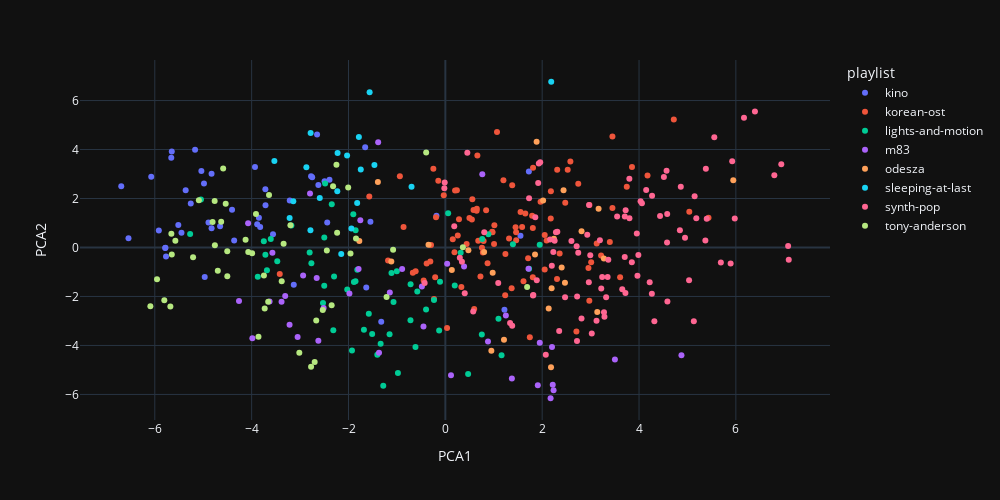

The notebook cell this image was saved under:
### Code cell
import plotly.express as px
px.scatter(
    pca_results,
    x='PCA1',
    y='PCA2',
    template='plotly_dark',
    hover_data=['song_name', 'artist'],
    color='playlist',
    height=500,
    width=1000
).show()

### Figure 1 — Plotly figure (JSON) as saved in the notebook; plotly's stock layout.template omitted (floating-point values rounded to 4 significant figures; data arrays with more than 128 entries replaced by an {"elided": "..."} marker saying what was removed)
{"data": [{"customdata": [["Ivan Sings", "Aram Khachaturian"], ["Prélude in E Minor, Op. 28, No. 4", "Frédéric Chopin"], ["Above the Trees", "Kino"], ["All", "Kino"], ["Anew", "Kino"], ["As a Cloud", "Kino"], ["Away", "Kino"], ["Bloom", "Kino"], ["Charleston", "Kino"], ["Donau", "Kino"], ["Each and Every (Ambient Mix)", "Kino"], ["Each and Every (Piano)", "Kino"], ["Each and Every", "Kino"], ["Erlöst  Redeemed", "Kino"], ["Gathering", "Kino"], ["God Bless Us, Every One", "Kino"], ["Hearth", "Kino"], ["Hēo", "Kino"], ["In Earnest", "Kino"], ["Leinwand (Piano)", "Kino"], ["Leinwand", "Kino"], ["Lightly Tread", "Kino"], ["Lone", "Kino"], ["Many Colors", "Kino"], ["Merrily, Merrily", "Kino"], ["O Tannenbaum", "Kino"], ["Presidio", "Kino"], ["Rambuteau", "Kino"], ["Seafarer's Quartet", "Kino"], ["Seems", "Kino"], ["Silent Night", "Kino"], ["Silver Lake", "Kino"], ["St John's", "Kino"], ["Sunshine - Original", "Kino"], ["Swell", "Kino"], ["The Holly and the Ivy", "Kino"], ["The Weight Unbearable (Piano)", "Kino"], ["The Weight Unbearable", "Kino"], ["Till", "Kino"], ["Trio in E-flat Minor", "Kino"], ["Under", "Kino"], ["Water Lilies", "Kino"], ["Wide Awake", "Kino"], ["Willeth", "Kino"], ["Wolden", "Kino"], ["Yule", "Kino"], ["Piano Sonata No. 14 in C-Sharp Minor, Op. 27 No. 2 “Moonlight”- I. Adagio sostenuto", "Ludwig van Beethoven"]], "hovertemplate": "playlist=kino<br>PCA1=%{x}<br>PCA2=%{y}<br>song_name=%{customdata[0]}<br>artist=%{customdata[1]}<extra></extra>", "legendgroup": "kino", "marker": {"color": "#636efa", "symbol": "circle"}, "mode": "markers", "name": "kino", "orientation": "v", "showlegend": true, "x": [-4.891, -5.449, -2.439, -3.559, -3.714, -5.515, -3.885, -2.75, -3.85, -1.633, -6.074, -5.038, -2.494, 1.552, -1.324, -3.717, -5.168, -5.917, -3.824, -5.257, -4.405, -3.931, -5.785, -1.547, -2.649, -4.828, -4.652, -5.66, -3.213, -5.781, -4.984, -2.393, -0.1834, 1.221, 1.725, -1.656, -6.693, -5.363, -4.969, -2.773, -6.544, -5.65, -2.622, -4.828, -3.13, -4.361, -5.769], "xaxis": "x", "y": [1.026, 0.598, 1.018, 0.5435, 1.721, 0.9146, 0.9526, 2.865, 1.21, -1.632, 2.893, 3.122, 2.704, 0.4816, -3.036, 2.375, 3.991, 0.6914, 0.8355, 1.801, 1.537, 3.283, -0.02364, 1.049, 4.613, 3.01, 0.8638, 3.664, 1.917, -0.01248, 2.609, 2.764, 1.293, -2.539, 3.1, 4.09, 2.499, 2.338, -1.2, 2.91, 0.3749, 3.923, 2.549, 0.7813, -1.517, 0.2825, -0.3635], "yaxis": "y", "type": "scatter"}, {"customdata": {"elided": "95x2 str values"}, "hovertemplate": "playlist=korean-ost<br>PCA1=%{x}<br>PCA2=%{y}<br>song_name=%{customdata[0]}<br>artist=%{customdata[1]}<extra></extra>", "legendgroup": "korean-ost", "marker": {"color": "#EF553B", "symbol": "circle"}, "mode": "markers", "name": "korean-ost", "orientation": "v", "showlegend": true, "x": [1.71, 1.807, 2.18, 0.2383, 0.201, 2.31, 0.2819, 0.6618, 1.2, 1.586, 0.6802, 1.012, 2.36, -1.571, 0.2567, 1.967, 0.5478, 1.792, 2.476, 0.5822, 2.527, 1.236, 1.241, 1.316, 1.067, 0.4973, 0.9669, -0.8632, -0.1924, -0.2473, -0.1453, 2.051, 3.126, 1.811, 3.747, 0.4398, 3.217, 1.463, 2.177, 1.451, 2.582, -0.2345, -0.21, 2.306, -0.613, -0.0328, 1.369, 2.974, 3.397, -0.3857, 1.614, 0.6456, 3.609, 1.651, 2.976, 2.092, 3.854, -3.419, 3.451, 0.5576, 5.435, 3.012, -0.4479, 0.1531, 0.7562, 4.718, 3.451, 5.038, 0.03556, -0.3104, 0.5959, -0.9392, 0.1886, 0.3311, 0.7252, 1.462, 1.553, 2.745, 0.8423, 1.745, 1.381, 0.791, 1.806, 0.6503, 4.175, 2.707, 0.7755, 2.955, 0.9748, -0.2954, -0.6712, -1.183, 1.006, 0.8722, 2.052], "xaxis": "x", "y": [-0.4408, 0.7928, 2.3, 2.342, 2.323, 3.17, 1.155, 3.755, 2.75, 0.8326, 0.2767, 0.9039, -0.2421, 2.082, 0.4918, 1.868, 1.142, 1.297, 1.827, 1.529, 3.172, -1.954, -0.2658, 0.3668, 4.716, 1.204, 0.6415, 0.8332, 1.24, 3.218, 2.721, -0.9034, 0.1601, 3.255, 2.479, 0.1406, -0.3236, 0.2971, 1.183, 0.822, 3.512, -2.1, -1.217, -1.29, -0.9687, 2.138, -1.659, -2.179, 0.2202, -0.6536, -1.373, 1.505, -1.22, 1.386, 1.732, 0.281, 3.289, -1.085, 1.617, 1.968, 1.214, -0.6055, -1.343, 0.3326, -0.01051, 5.226, 4.53, 1.457, -3.287, -0.5737, -2.512, 2.91, -0.1915, -1.618, -1.186, 0.6224, 1.447, 2.599, 1.518, -3.667, 2.545, 0.2636, -1.22, 1.579, 2.941, -3.428, -0.2042, -0.8364, 0.6227, 0.1018, -1.033, -0.5325, 0.1426, -0.6445, 0.5057], "yaxis": "y", "type": "scatter"}, {"customdata": [["A Speck of Light - Reimagined", "Lights & Motion"], ["A Speck of Light", "Lights & Motion"], ["All the Way", "Lights & Motion"], ["Anamorphic", "Lights & Motion"], ["Anchor", "Lights & Motion"], ["Anomaly", "Lights & Motion"], ["Antlers", "Lights & Motion"], ["Arms Wide Open", "Lights & Motion"], ["As the World Goes Away", "Lights & Motion"], ["As They Sleep", "Lights & Motion"], ["Aurora", "Lights & Motion"], ["Deafening Silence", "Lights & Motion"], ["DNA", "Lights & Motion"], ["Equals", "Lights & Motion"], ["Everest", "Lights & Motion"], ["Exhale", "Lights & Motion"], ["Feathers", "Lights & Motion"], ["Fireflies", "Lights & Motion"], ["From Dust", "Lights & Motion"], ["Glistening - Reimagined", "Lights & Motion"], ["Glistening", "Lights & Motion"], ["Glow", "Lights & Motion"], ["I See You (feat. Frida Sundemo)", "Lights & Motion"], ["I See You - Reimagined (feat. Frida Sundemo)", "Lights & Motion"], ["Lucid Dreaming", "Lights & Motion"], ["Northern Lights", "Lights & Motion"], ["Pandora", "Lights & Motion"], ["Panic Attack", "Lights & Motion"], ["Paper Wings", "Lights & Motion"], ["Parachutes", "Lights & Motion"], ["Particle Storm", "Lights & Motion"], ["Perfect Symmetry", "Lights & Motion"], ["Phoenix", "Lights & Motion"], ["Reanimation - Revisited 10th Anniversary Edition", "Lights & Motion"], ["Reborn", "Lights & Motion"], ["Separated Hearts - Reimagined", "Lights & Motion"], ["Separated Hearts", "Lights & Motion"], ["Silver Lining", "Lights & Motion"], ["Sleeping Giant", "Lights & Motion"], ["Sypher", "Lights & Motion"], ["The First Day", "Lights & Motion"], ["The Great Wide Open - Reimagined", "Lights & Motion"], ["The Great Wide Open", "Lights & Motion"], ["The Moments Before", "Lights & Motion"], ["The Spectacular Quiet", "Lights & Motion"], ["The World I Remember", "Lights & Motion"], ["This Explosion Within", "Lights & Motion"], ["Touching Sky", "Lights & Motion"], ["We Only Have Forever", "Lights & Motion"], ["When Everything Is Falling", "Lights & Motion"], ["Wilderness", "Lights & Motion"], ["Winter Solstice", "Lights & Motion"], ["Wolves (feat. Johan Hasselblom)", "Lights & Motion"], ["Wolves - Reimagined (feat. Johan Hasselblom)", "Lights & Motion"], ["Woven", "Lights & Motion"], ["Year Zero", "Lights & Motion"]], "hovertemplate": "playlist=lights-and-motion<br>PCA1=%{x}<br>PCA2=%{y}<br>song_name=%{customdata[0]}<br>artist=%{customdata[1]}<extra></extra>", "legendgroup": "lights-and-motion", "marker": {"color": "#00cc96", "symbol": "circle"}, "mode": "markers", "name": "lights-and-motion", "orientation": "v", "showlegend": true, "x": [-3.716, 0.7604, -2.026, -3.18, -1.152, -2.346, -0.3978, 0.4707, 1.949, -3.605, -1.855, -1.112, -1.511, -2.766, -2.501, -0.1101, -0.7177, 0.8901, -0.7202, -1.901, 0.05796, -3.749, 0.3171, 1.396, -2.5, -5.271, 1.161, -0.9792, -5.047, 0.1943, 1.73, -2.802, -1.07, 0.7536, -0.2344, -2.482, -1.853, -1.888, -0.5793, -0.6168, -3.873, -3.684, -1.818, -2.314, -2.298, -1.336, 1.098, -0.1278, -1.282, -2.527, -1.928, -3.471, -1.405, -1.002, -1.581, -1.681], "xaxis": "x", "y": [-0.2947, 0.3427, -1.715, 0.8952, -3.538, 1.766, -2.529, -5.163, 0.1167, 0.3446, -1.38, -1.042, -3.529, -0.6433, -1.567, -1.403, -1.499, 0.5403, -2.967, 1.353, 1.402, 0.2502, -0.2104, 0.1346, 0.4079, 0.5493, -4.395, -5.121, 1.956, -1.554, -0.8702, -0.203, -2.229, -3.553, -2.145, 2.615, 0.703, -1.405, -1.793, -4.063, -1.191, -0.9301, -0.9066, -3.377, -1.181, -3.933, -2.913, -3.386, -5.645, -2.269, -4.204, -0.5566, -4.379, -0.9668, -2.705, -3.359], "yaxis": "y", "type": "scatter"}, {"customdata": [["Another Wave from You", "M83"], ["Claudia Lewis", "M83"], ["Echoes of Mine", "M83"], ["Fountains", "M83"], ["Intro", "M83"], ["Klaus I Love You", "M83"], ["Midnight City", "M83"], ["My Tears Are Becoming a Sea", "M83"], ["New Map", "M83"], ["Ok Pal", "M83"], ["Outro", "M83"], ["Raconte-moi une histoire", "M83"], ["Reunion", "M83"], ["Soon, My Friend", "M83"], ["Splendor", "M83"], ["Steve Mcqueen", "M83"], ["This Bright Flash", "M83"], ["Train to Pluton", "M83"], ["Wait", "M83"], ["When Will You Come Home", "M83"], ["Where the Boats Go", "M83"], ["Year One, One Ufo", "M83"], ["Ashes of Our Fathers", "M83"], ["Canyon Battle", "M83"], ["Earth 2077", "M83"], ["Fearful Odds", "M83"], ["I'm Sending You Away", "M83"], ["Jack's Dream", "M83"], ["Losing Control", "M83"], ["Odyssey Rescue", "M83"], ["Radiation Zone", "M83"], ["Raven Rock", "M83"], ["StarWaves", "M83"], ["Tech 49", "M83"], ["Temples of Our Gods", "M83"], ["Undimmed by Time, Unbound by Death", "M83"], ["Waking Up", "M83"], ["You Can't Save Her", "M83"], ["Oblivion", "M83"]], "hovertemplate": "playlist=m83<br>PCA1=%{x}<br>PCA2=%{y}<br>song_name=%{customdata[0]}<br>artist=%{customdata[1]}<extra></extra>", "legendgroup": "m83", "marker": {"color": "#ab63fa", "symbol": "circle"}, "mode": "markers", "name": "m83", "orientation": "v", "showlegend": true, "x": [0.7633, 4.876, 1.25, -0.8923, 1.374, 0.117, 2.203, 0.03759, 1.95, 3.502, 1.717, 0.8806, 2.218, 0.3866, -1.756, 1.91, 2.174, -3.307, -0.4849, -1.387, -1.981, 2.235, -3.217, -2.623, -1.369, -3.051, -2.937, -4.073, -2.514, -2.657, -1.147, -3.571, -1.792, -3.383, -4.261, -2.795, -3.985, -3.63, -0.4514], "xaxis": "x", "y": [2.995, -4.395, -2.773, -0.8772, -5.345, -5.218, -4.068, -0.6652, -3.891, -4.573, -0.864, -3.836, -5.6, -0.7769, 1.112, -5.621, -6.155, -1.985, -1.592, 4.295, -1.873, -5.833, -3.153, -3.809, -4.295, -3.65, -1.142, 0.9879, -2.473, -1.248, -1.841, -0.2149, -0.8811, -2.212, -2.185, 2.202, -3.704, -2.202, -3.227], "yaxis": "y", "type": "scatter"}, {"customdata": [["A Moment Apart", "ODESZA"], ["Across The Room (feat. Leon Bridges)", "ODESZA"], ["Boy", "ODESZA"], ["Corners Of The Earth (feat. RY X)", "ODESZA"], ["Divide (feat. Kelsey Bulkin)", "ODESZA"], ["Everything At Your Feet (feat. The Chamanas)", "ODESZA"], ["Falls (feat. Sasha Alex Sloan)", "ODESZA"], ["Falls (Reprise) (feat. Sasha Alex Sloan)", "ODESZA"], ["Falls (Reprise) - Instrumental", "ODESZA"], ["Higher Ground (feat. Naomi Wild)", "ODESZA"], ["Higher Ground (Reprise) (feat. Naomi Wild)", "ODESZA"], ["Higher Ground (Reprise) - Instrumental", "ODESZA"], ["Intro", "ODESZA"], ["It’s Only (feat. Zyra) - ODESZA VIP Remix", "ODESZA"], ["Just A Memory (feat. Regina Spektor)", "ODESZA"], ["La Ciudad", "ODESZA"], ["Late Night", "ODESZA"], ["Line Of Sight (feat. WYNNE & Mansionair)", "ODESZA"], ["Line Of Sight (Reprise) (feat. WYNNE & Mansionair)", "ODESZA"], ["Line Of Sight (Reprise) - Instrumental", "ODESZA"], ["Loyal", "ODESZA"], ["Memories That You Call (feat. Monsoonsiren) - ODESZA & Golden Features VIP Remix", "ODESZA"], ["Meridian", "ODESZA"], ["Show Me", "ODESZA"], ["Thin Floors And Tall Ceilings", "ODESZA"]], "hovertemplate": "playlist=odesza<br>PCA1=%{x}<br>PCA2=%{y}<br>song_name=%{customdata[0]}<br>artist=%{customdata[1]}<extra></extra>", "legendgroup": "odesza", "marker": {"color": "#FFA15A", "symbol": "circle"}, "mode": "markers", "name": "odesza", "orientation": "v", "showlegend": true, "x": [0.8009, 2.242, 5.947, 2.813, 2.47, 3.274, 2.134, 1.885, -1.393, 2.195, 0.4763, -1.116, 2.019, 2.183, 2.441, 1.211, 2.403, 0.9777, -0.3472, -1.776, 0.9506, 3.165, 3.138, 1.852, 0.134], "xaxis": "x", "y": [-0.1792, 0.3532, 2.748, 0.6601, -1.437, -0.4465, -2.494, 4.313, 2.672, -1.659, -0.1167, -0.572, 1.923, -4.888, 2.334, -3.767, -0.8135, -1.027, 0.1117, 0.2696, -4.216, 1.583, -2.639, -0.2856, -0.9206], "yaxis": "y", "type": "scatter"}, {"customdata": [["April 10, 2019- Powehi - Image of a Black Hole", "Sleeping At Last"], ["August 12, 2018- Perseid Meteor Shower", "Sleeping At Last"], ["August 21, 2017- Total Solar Eclipse", "Sleeping At Last"], ["December 13, 2017- Geminid Meteor Shower", "Sleeping At Last"], ["December 17, 2018- Farout", "Sleeping At Last"], ["December 21, 2020- The Great Conjunction", "Sleeping At Last"], ["December 25, 2021- Webb Space Telescope - Launch", "Sleeping At Last"], ["February 1, 2023- C2022 E3 - Comet Ztf", "Sleeping At Last"], ["February 13, 2019- Opportunity - Mission Complete", "Sleeping At Last"], ["February 18, 2021- Perseverance - Mars Landing", "Sleeping At Last"], ["January 30, 2020- Spitzer - Final Voyage", "Sleeping At Last"], ["January 31, 2018- Super Blue Blood Moon", "Sleeping At Last"], ["July 22, 2020- C  2020 F3 - Comet Neowise", "Sleeping At Last"], ["July 27, 2018- Total Lunar Eclipse", "Sleeping At Last"], ["July 4, 2020- Aphelion", "Sleeping At Last"], ["June 24, 2022- Parade of Planets", "Sleeping At Last"], ["June 30, 2018- Pds 70b (Birth of a Planet)", "Sleeping At Last"], ["October 30, 2018- Kepler - Goodnight", "Sleeping At Last"], ["September 15, 2017- Cassini - The Grand Finale", "Sleeping At Last"]], "hovertemplate": "playlist=sleeping-at-last<br>PCA1=%{x}<br>PCA2=%{y}<br>song_name=%{customdata[0]}<br>artist=%{customdata[1]}<extra></extra>", "legendgroup": "sleeping-at-last", "marker": {"color": "#19d3f3", "symbol": "circle"}, "mode": "markers", "name": "sleeping-at-last", "orientation": "v", "showlegend": true, "x": [-2.029, -1.465, -1.564, -2.782, -1.746, -2.593, -2.15, -2.225, -1.94, -3.531, -1.785, -2.786, -3.216, -2.231, -2.87, -3.14, 2.187, -0.698, -1.821], "xaxis": "x", "y": [3.756, 3.371, 6.34, 4.672, 3.185, 2.022, -0.2667, 3.855, 0.7769, 3.528, 4.51, 0.7087, 1.209, 2.301, 3.276, 1.888, 6.768, 2.482, 1.819], "yaxis": "y", "type": "scatter"}, {"customdata": {"elided": "96x2 str values"}, "hovertemplate": "playlist=synth-pop<br>PCA1=%{x}<br>PCA2=%{y}<br>song_name=%{customdata[0]}<br>artist=%{customdata[1]}<extra></extra>", "legendgroup": "synth-pop", "marker": {"color": "#FF6692", "symbol": "circle"}, "mode": "markers", "name": "synth-pop", "orientation": "v", "showlegend": true, "x": [6.394, 4.862, 3.968, 3.351, 2.258, 5.924, 2.813, 3.239, 5.69, 6.938, 0.184, 1.93, 0.299, -0.427, -0.02064, 4.148, 4.568, 4.586, 4.514, 4.95, 6.168, 3.366, 4.06, 2.722, 2.931, 3.276, 3.192, 3.707, 5.148, 4.265, 1.959, 4.434, 5.38, 3.22, 6.794, 2.164, 7.08, 2.604, 2.993, 2.075, 1.888, 2.964, 3.321, 2.712, 0.3428, 3.286, 3.802, 4.582, 3.654, 5.37, 2.472, 4.269, 1.337, 1.858, 2.199, 5.183, 1.918, 5.398, 3.986, 3.719, 0.4007, 7.092, -0.013, 1.092, 5.554, 2.23, 5.977, 1.817, 4.317, 2.969, 3.954, 3.122, 1.729, 4.22, 2.313, 0.4543, 2.351, 1.381, 2.719, 3.024, 4.579, 1.811, 3.705, 5.132, 3.547, 2.285, 3.852, 0.5755, 4.032, 5.892, 2.745, 4.844, 3.724, 5.034, 3.8, 0.8034], "xaxis": "x", "y": [5.553, 2.483, -1.151, -1.202, 0.2741, 3.52, -2.899, -1.205, -0.6174, 3.401, 0.8707, 3.428, -0.4211, -1.447, 2.419, 2.348, 3.135, -2.209, 2.882, 0.3965, 5.299, -0.503, 1.806, -1.999, 0.517, -2.639, 0.2975, 1.262, 2.095, -1.891, 3.476, 1.286, 3.217, -1.672, 2.948, 0.3217, 0.06519, 0.2622, -0.3144, -4.377, -1.334, -1.423, -2.032, 0.05538, -0.5865, -2.823, 1.195, 1.369, -1.703, 0.2838, -2.031, 2.11, -3.082, 1.23, -0.75, 1.198, 2.63, 1.174, -0.3021, -1.859, -1.872, -0.5009, 2.655, -1.452, 4.501, -0.1849, 1.185, -1.945, -3.016, 1.734, 0.5694, -2.99, 2.009, -1.417, 0.6424, 3.864, -3.413, -3.199, -3.822, -3.51, 0.2066, -1.96, -0.3922, -3.013, 1.261, 0.6208, -0.6033, -2.613, 1.885, -0.6499, -0.2137, 0.7015, 1.518, -1.335, 2.811, 0.6218], "yaxis": "y", "type": "scatter"}, {"customdata": [["Allure", "Tony Anderson"], ["Aurora", "Tony Anderson"], ["Chasm", "Tony Anderson"], ["Darkest Night", "Tony Anderson"], ["Deep Waters - Original Sketch", "Tony Anderson"], ["Deep Waters", "Tony Anderson"], ["Delusion", "Tony Anderson"], ["Eyes Wide Open - Cinematic Mix", "Tony Anderson"], ["Eyes Wide Open", "Tony Anderson"], ["Face of the Father", "Tony Anderson"], ["Farthest Seas", "Tony Anderson"], ["Finding Your Heart", "Tony Anderson"], ["Halo", "Tony Anderson"], ["High Tide", "Tony Anderson"], ["Immanuel", "Tony Anderson"], ["Immersion", "Tony Anderson"], ["In the Distance", "Tony Anderson"], ["Incision", "Tony Anderson"], ["Like a Child - Cinematic Mix", "Tony Anderson"], ["Low Tide", "Tony Anderson"], ["Lune", "Tony Anderson"], ["Morning's Wings", "Tony Anderson"], ["Nightingale", "Tony Anderson"], ["No Place on Earth", "Tony Anderson"], ["Nocturne in Paris", "Tony Anderson"], ["Perennial", "Tony Anderson"], ["Resurrect", "Tony Anderson"], ["Retour", "Tony Anderson"], ["Shalom", "Tony Anderson"], ["Slipstream", "Tony Anderson"], ["Something Can Grow", "Tony Anderson"], ["Spiriteaux", "Tony Anderson"], ["The King", "Tony Anderson"], ["The Way Home", "Tony Anderson"], ["Thin Place - Abbreviated", "Tony Anderson"], ["Thin Place", "Tony Anderson"], ["We Are One", "Tony Anderson"], ["Wir Sind Gleich", "Tony Anderson"], ["Younger", "Tony Anderson"], ["Éclosion", "Tony Anderson"], ["Éphémère", "Tony Anderson"], ["Arpège", "Tony Anderson"], ["Nuit", "Tony Anderson"], ["Tenderness - Woven Remix", "Tony Anderson"], ["Tenderness", "Tony Anderson"], ["Cambodia - Ross Lara Remix", "Tony Anderson"], ["Cambodia", "Tony Anderson"], ["Oyarsa", "Tony Anderson"]], "hovertemplate": "playlist=tony-anderson<br>PCA1=%{x}<br>PCA2=%{y}<br>song_name=%{customdata[0]}<br>artist=%{customdata[1]}<extra></extra>", "legendgroup": "tony-anderson", "marker": {"color": "#B6E880", "symbol": "circle"}, "mode": "markers", "name": "tony-anderson", "orientation": "v", "showlegend": true, "x": [-3.658, -2.447, -4.536, -2.348, -5.658, -5.09, -3.859, -4.76, -1.845, -2.531, -1.959, -3.379, -4.699, -4.588, -4.125, -5.575, -3.747, -3.991, -4.07, -0.3958, -5.804, -2.698, -4.764, 0.3623, -3.911, -5.649, -2.235, -5.21, -2.666, -2.006, -2.249, -4.504, -3.731, -3.016, -3.34, -4.629, -5.954, -2.772, -3.641, -4.503, -6.092, -3.199, -2.318, 1.689, -5.679, -1.214, -1.079, -4.807], "xaxis": "x", "y": [-2.216, -0.1248, 1.786, -2.354, 0.5565, 1.928, -3.646, 0.09629, 0.3718, -2.554, -0.2407, -1.383, -0.9503, 3.223, 0.3129, 0.2747, -1.144, -0.2355, -0.1821, 3.883, -2.157, -4.675, 1.895, 0.008656, 1.369, -0.2881, 0.6011, -0.3951, -2.982, 2.446, 3.378, -0.1529, -2.493, -4.301, 0.1489, 1.053, -1.291, -4.865, 2.147, -1.176, -2.399, 0.9105, 2.502, -1.615, -2.41, -2.022, -0.08852, 1.043], "yaxis": "y", "type": "scatter"}], "layout": {"xaxis": {"anchor": "y", "domain": [0.0, 1.0], "title": {"text": "PCA1"}}, "yaxis": {"anchor": "x", "domain": [0.0, 1.0], "title": {"text": "PCA2"}}, "legend": {"title": {"text": "playlist"}, "tracegroupgap": 0}, "margin": {"t": 60}, "height": 500, "width": 1000}}
